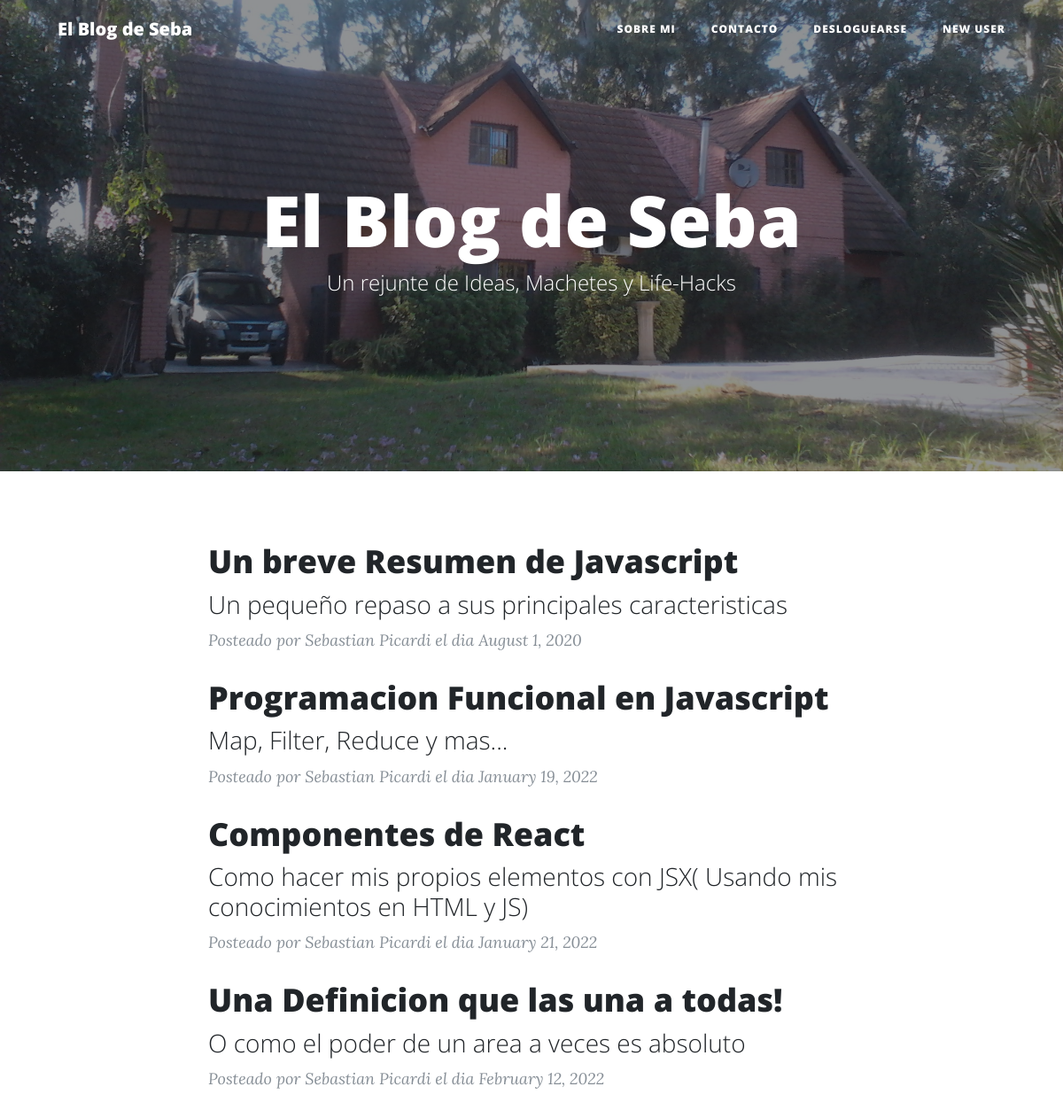
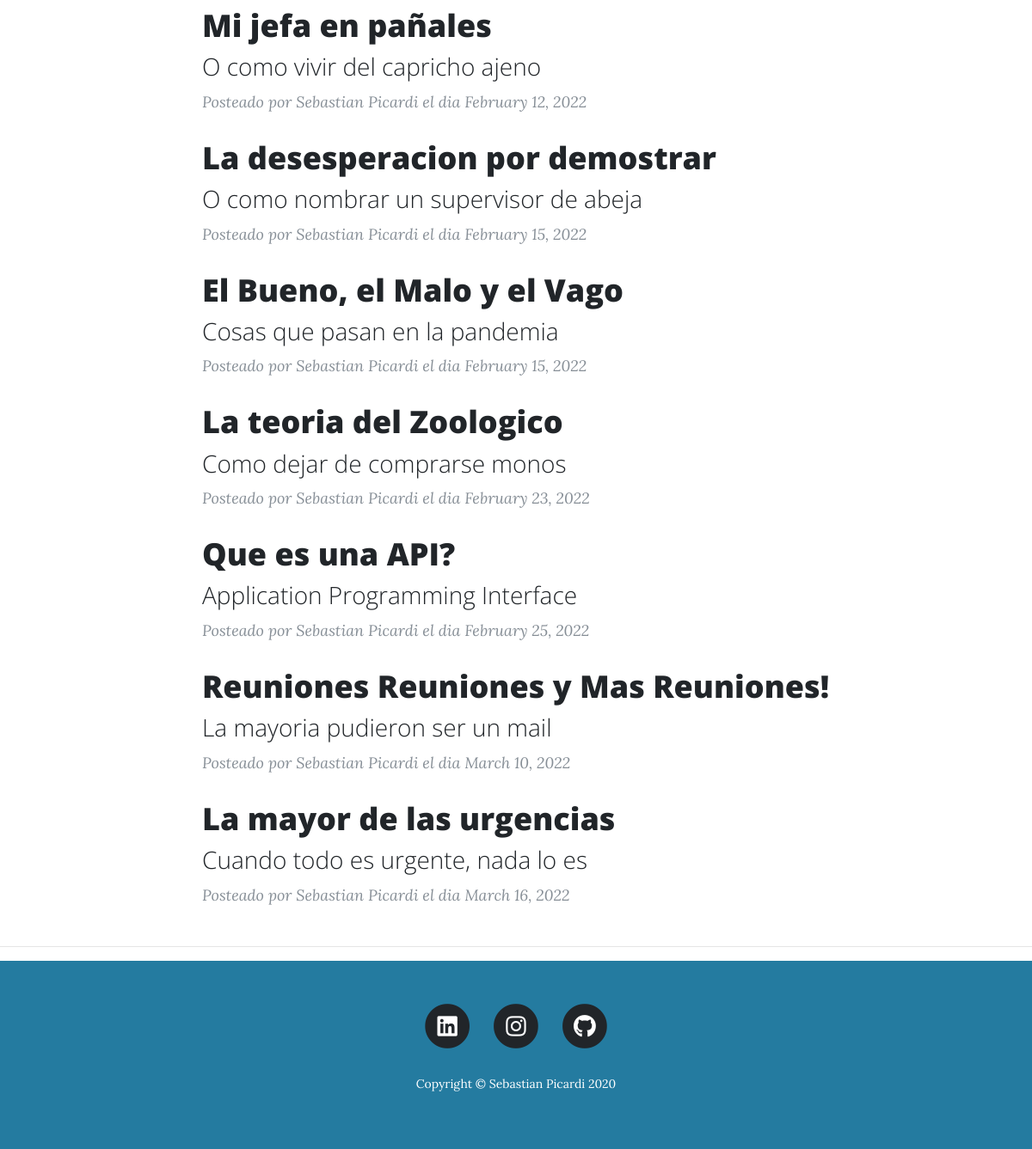
/ (signed in), run on the app's committed database (2 pictures, top to bottom).
### main.py (models this page shows)
class User(UserMixin, db.Model):
    __tablename__ = "users"
    id = db.Column(db.Integer, primary_key=True)
    email = db.Column(db.String(100), unique=True)
    password = db.Column(db.String(100))
    name = db.Column(db.String(100))
    posts = relationship("BlogPost", back_populates="author")
    comments = relationship("Comment", back_populates="comment_author")

class BlogPost(db.Model):
    __tablename__ = "blog_posts"
    id = db.Column(db.Integer, primary_key=True)
    author_id = db.Column(db.Integer, db.ForeignKey("users.id"))
    author = relationship("User", back_populates="posts")
    title = db.Column(db.String(250), unique=True, nullable=False)
    subtitle = db.Column(db.String(250), nullable=False)
    date = db.Column(db.String(250), nullable=False)
    body = db.Column(db.Text, nullable=False)
    img_url = db.Column(db.String(250), nullable=False)
    comments = relationship("Comment", back_populates="parent_post")

### main.py (the view)
@app.route('/')
def get_all_posts():
    posts = BlogPost.query.all()
    return render_template("index.html", all_posts=posts, current_user=current_user)

### main.py (called while the page is built)
@login_manager.user_loader
def load_user(user_id):
    return User.query.get(int(user_id))

### templates/index.html (shortened to what this page needs)
{% include "header.html" %}
  <header class="masthead" style="background-image: url({{ url_for('static', filename='img/title-bg.jpg')}}">
    <div class="overlay"></div>
    <div class="container">
      <div class="row">
        <div class="col-lg-8 col-md-10 mx-auto">
          <div class="site-heading">
            <h1>El Blog de Seba</h1>
            <span class="subheading">Un rejunte de Ideas, Machetes y Life-Hacks</span>
          </div>
        </div>
      </div>
    </div>
  </header>
  <div class="container" >
    <div class="row">
      <div class="col-lg-8 col-md-10 mx-auto">
        {% for post in all_posts %}
        <div class="post-preview">
          <a href="{{ url_for('show_post', post_id=post.id) }}">
            <h2 class="post-title">
              {{post.title}}
            </h2>
            <h3 class="post-subtitle">
              {{post.subtitle}}
            </h3>
          </a>
          <p class="post-meta">Posteado por
            {{post.author.name}}
            el dia {{post.date}}
          </p>
        </div>
        {% endfor %}
      </div>
    </div>
  </div>
  <hr>
{% include "footer.html" %}

### templates/header.html (shortened to what this page needs)
<!DOCTYPE html>
<html lang="en">
<head>
  <link href="{{ url_for('static', filename='vendor/bootstrap/css/bootstrap.min.css') }}" rel="stylesheet">
  <link href="{{ url_for('static', filename='vendor/fontawesome-free/css/all.min.css')}}" rel="stylesheet" type="text/css">
  <link href="{{ url_for('static', filename='css/clean-blog.min.css')}}" rel="stylesheet">
</head>
<body>
  <nav class="navbar navbar-expand-md navbar-light fixed-top" id="mainNav">
    <div class="container">
      <a class="navbar-brand" href="{{url_for('get_all_posts')}}">El Blog de Seba</a>
      <div class="collapse navbar-collapse" id="navbarResponsive">
        <ul class="navbar-nav ml-auto">
          <li class="nav-item">
            <a class="nav-link" href="{{ url_for('about') }}">Sobre Mi</a>
          </li>
          <li class="nav-item">
            <a class="nav-link" href="{{ url_for('contact') }}">Contacto</a>
          </li>
          {% if not current_user.is_authenticated: %}
          <li class="nav-item">
            <a class="nav-link" href="{{ url_for('login') }}">Login</a>
          </li>
          <li class="nav-item">
            <a class="nav-link" href="{{ url_for('register') }}">Registrarse</a>
          </li>
          {% else: %}
          <li class="nav-item">
            <a class="nav-link" href="{{ url_for('logout') }}">Desloguearse</a>
          </li>
          <li class="nav-item">
            <a class="nav-link" href="{{ url_for('logout') }}">{{current_user.name}}</a>
          </li>
          {% endif %}
        </ul>
      </div>
    </div>
  </nav>

### data on the page
User: name "NEW USER"
BlogPost: title "Un breve Resumen de Javascript", subtitle "Un pequeño repaso a sus principales caracteristicas", author.name "Sebastian Picardi", date "August 1, 2020"
BlogPost: title "Programacion Funcional en Javascript", subtitle "Map, Filter, Reduce y mas...", author.name "Sebastian Picardi", date "January 19, 2022"
BlogPost: title "Componentes de React", subtitle "Como hacer mis propios elementos con JSX( Usando mis conocimientos en HTML y JS)", author.name "Sebastian Picardi", date "January 21, 2022"
BlogPost: title "Una Definicion que las una a todas!", subtitle "O como el poder de un area a veces es absoluto", author.name "Sebastian Picardi", date "February 12, 2022"
BlogPost: title "Mi jefa en pañales", subtitle "O como vivir del capricho ajeno", author.name "Sebastian Picardi", date "February 12, 2022"
BlogPost: title "La desesperacion por demostrar", subtitle "O como nombrar un supervisor de abeja", author.name "Sebastian Picardi", date "February 15, 2022"
BlogPost: title "El Bueno, el Malo y el Vago", subtitle "Cosas que pasan en la pandemia", author.name "Sebastian Picardi", date "February 15, 2022"
BlogPost: title "La teoria del Zoologico", subtitle "Como dejar de comprarse monos", author.name "Sebastian Picardi", date "February 23, 2022"
BlogPost: title "Que es una API?", subtitle "Application Programming Interface", author.name "Sebastian Picardi", date "February 25, 2022"
BlogPost: title "Reuniones Reuniones y Mas Reuniones!", subtitle "La mayoria pudieron ser un mail", author.name "Sebastian Picardi", date "March 10, 2022"
BlogPost: title "La mayor de las urgencias", subtitle "Cuando todo es urgente, nada lo es", author.name "Sebastian Picardi", date "March 16, 2022"
